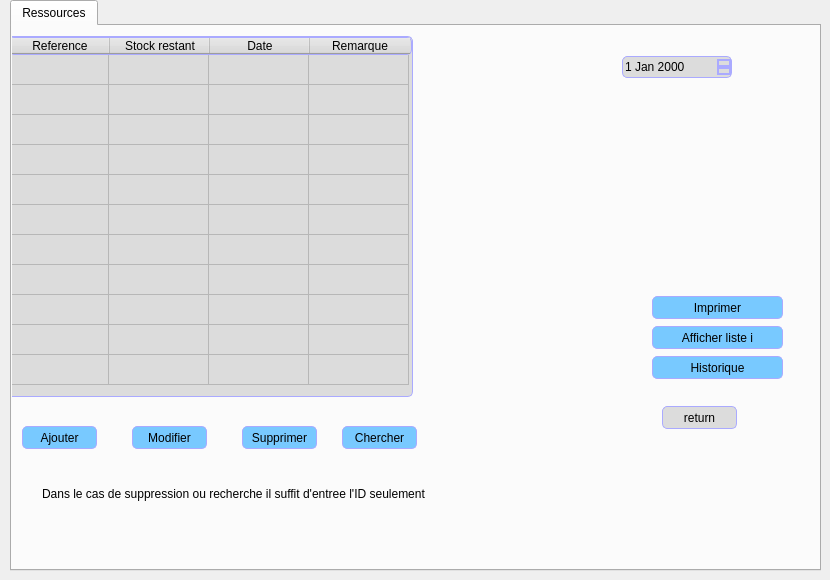
        <widget class="QWidget" name="page_24">
         <widget class="QTabWidget" name="tabWidget_18">
          <property name="geometry">
           <rect>
            <x>10</x>
            <y>0</y>
            <width>811</width>
            <height>571</height>
           </rect>
          </property>
          <property name="styleSheet">
           <string notr="true"/>
          </property>
          <widget class="QWidget" name="tab_21">
           <attribute name="title">
            <string>Ressources</string>
           </attribute>
           <widget class="QPushButton" name="pushButton_37">
            <property name="geometry">
             <rect>
              <x>650</x>
              <y>380</y>
              <width>75</width>
              <height>23</height>
             </rect>
            </property>
            <property name="styleSheet">
             <string notr="true">QPushButton:checked {
    background-color: qlineargradient(spread:pad, x1:0, y1:0, x2:0, y2:1,   stop:0 rgb(120, 201, 255), stop:1 rgb(120, 0, 255))
}

QPushButton:hover {

	
	background-color: rgb(255, 0, 0);
}
QPushButton {
    background-color: rgb(220,220,220);
 border: 1px solid black;
	border-color: rgb(170, 170, 255);
     border-radius: 5px;
}</string>
            </property>
            <property name="text">
             <string>return</string>
            </property>
           </widget>
           <widget class="QPushButton" name="pushButton_87">
            <property name="geometry">
             <rect>
              <x>10</x>
              <y>400</y>
              <width>75</width>
              <height>23</height>
             </rect>
            </property>
            <property name="styleSheet">
             <string notr="true">QPushButton:checked {
    background-color: qlineargradient(spread:pad, x1:0, y1:0, x2:0, y2:1,   stop:0 rgb(120, 201, 255), stop:1 rgb(120, 0, 255))
}

QPushButton:hover {

	background-color: rgb(170, 255, 255);
}
QPushButton {
     background-color: rgb(120, 201, 255); border: 1px solid black;
	border-color: rgb(170, 170, 255);
     border-radius: 5px;
}</string>
            </property>
            <property name="text">
             <string>Ajouter</string>
            </property>
           </widget>
           <widget class="QPushButton" name="pushButton_85">
            <property name="geometry">
             <rect>
              <x>230</x>
              <y>400</y>
              <width>75</width>
              <height>23</height>
             </rect>
            </property>
            <property name="styleSheet">
             <string notr="true">QPushButton:checked {
    background-color: qlineargradient(spread:pad, x1:0, y1:0, x2:0, y2:1,   stop:0 rgb(120, 201, 255), stop:1 rgb(120, 0, 255))
}

QPushButton:hover {

	background-color: rgb(170, 255, 255);
}
QPushButton {
     background-color: rgb(120, 201, 255); border: 1px solid black;
	border-color: rgb(170, 170, 255);
     border-radius: 5px;
}</string>
            </property>
            <property name="text">
             <string>Supprimer</string>
            </property>
           </widget>
           <widget class="QPushButton" name="pushButton_88">
            <property name="geometry">
             <rect>
              <x>120</x>
              <y>400</y>
              <width>75</width>
              <height>23</height>
             </rect>
            </property>
            <property name="styleSheet">
             <string notr="true">QPushButton:checked {
    background-color: qlineargradient(spread:pad, x1:0, y1:0, x2:0, y2:1,   stop:0 rgb(120, 201, 255), stop:1 rgb(120, 0, 255))
}

QPushButton:hover {

	background-color: rgb(170, 255, 255);
}
QPushButton {
     background-color: rgb(120, 201, 255); border: 1px solid black;
	border-color: rgb(170, 170, 255);
     border-radius: 5px;
}</string>
            </property>
            <property name="text">
             <string>Modifier</string>
            </property>
           </widget>
           <widget class="QPushButton" name="pushButton_89">
            <property name="geometry">
             <rect>
              <x>330</x>
              <y>400</y>
              <width>75</width>
              <height>23</height>
             </rect>
            </property>
            <property name="styleSheet">
             <string notr="true">QPushButton:checked {
    background-color: qlineargradient(spread:pad, x1:0, y1:0, x2:0, y2:1,   stop:0 rgb(120, 201, 255), stop:1 rgb(120, 0, 255))
}

QPushButton:hover {

	background-color: rgb(170, 255, 255);
}
QPushButton {
     background-color: rgb(120, 201, 255); border: 1px solid black;
	border-color: rgb(170, 170, 255);
     border-radius: 5px;
}</string>
            </property>
            <property name="text">
             <string>Chercher</string>
            </property>
           </widget>
           <widget class="QTableWidget" name="tableWidget_2">
            <property name="geometry">
             <rect>
              <x>-90</x>
              <y>10</y>
              <width>491</width>
              <height>361</height>
             </rect>
            </property>
            <property name="styleSheet">
             <string notr="true">background-color: rgb(220,220,220);
 border: 1px solid black;
	border-color: rgb(170, 170, 255);
     border-radius: 5px;</string>
            </property>
            <row>
             <property name="text">
              <string>Nouvelle ligne</string>
             </property>
            </row>
            <row>
             <property name="text">
              <string>Nouvelle ligne</string>
             </property>
            </row>
            <row>
             <property name="text">
              <string>Nouvelle ligne</string>
             </property>
            </row>
            <row>
             <property name="text">
              <string>Nouvelle ligne</string>
             </property>
            </row>
            <row>
             <property name="text">
              <string>Nouvelle ligne</string>
             </property>
            </row>
            <row>
             <property name="text">
              <string>Nouvelle ligne</string>
             </property>
            </row>
            <row>
             <property name="text">
              <string>Nouvelle ligne</string>
             </property>
            </row>
            <row>
             <property name="text">
              <string>Nouvelle ligne</string>
             </property>
            </row>
            <row>
             <property name="text">
              <string>Nouvelle ligne</string>
             </property>
            </row>
            <row>
             <property name="text">
              <string>Nouvelle ligne</string>
             </property>
            </row>
            <row>
             <property name="text">
              <string>Nouvelle ligne</string>
             </property>
            </row>
            <column>
             <property name="text">
              <string>Reference</string>
             </property>
            </column>
            <column>
             <property name="text">
              <string>Stock restant</string>
             </property>
            </column>
            <column>
             <property name="text">
              <string>Date</string>
             </property>
            </column>
            <column>
             <property name="text">
              <string>Remarque</string>
             </property>
            </column>
           </widget>
           <widget class="QPushButton" name="pushButton_83">
            <property name="geometry">
             <rect>
              <x>640</x>
              <y>270</y>
              <width>131</width>
              <height>23</height>
             </rect>
            </property>
            <property name="styleSheet">
             <string notr="true">QPushButton:checked {
    background-color: qlineargradient(spread:pad, x1:0, y1:0, x2:0, y2:1,   stop:0 rgb(120, 201, 255), stop:1 rgb(120, 0, 255))
}

QPushButton:hover {

	background-color: rgb(170, 255, 255);
}
QPushButton {
     background-color: rgb(120, 201, 255); border: 1px solid black;
	border-color: rgb(170, 170, 255);
     border-radius: 5px;
}</string>
            </property>
            <property name="text">
             <string>Imprimer</string>
            </property>
           </widget>
           <widget class="QDateEdit" name="dateEdit_6">
            <property name="geometry">
             <rect>
              <x>610</x>
              <y>30</y>
              <width>110</width>
              <height>22</height>
             </rect>
            </property>
            <property name="styleSheet">
             <string notr="true">QDateEdit
{
background-color: rgb(220,220,220);
 border: 1px solid black;
	border-color: rgb(170, 170, 255);
     border-radius: 5px;
}
QDateEdit:up-arrow
{
 border: 1px solid black;
	border-color: rgb(170, 170, 255);
     border-radius: 5px;
}
QDateEdit:down-arrow
{

border: 1px solid black;
	border-color: rgb(170, 170, 255);
     border-radius: 5px;

}
QDateEdit:up-button
{
 border: 1px solid black;
	border-color: rgb(170, 170, 255);
     border-radius: 5px;
}
QDateEdit:down-button
{
 border: 1px solid black;
	border-color: rgb(170, 170, 255);
     border-radius: 5px;
}</string>
            </property>
           </widget>
           <widget class="QPushButton" name="pushButton_84">
            <property name="geometry">
             <rect>
              <x>640</x>
              <y>300</y>
              <width>131</width>
              <height>23</height>
             </rect>
            </property>
            <property name="styleSheet">
             <string notr="true">QPushButton:checked {
    background-color: qlineargradient(spread:pad, x1:0, y1:0, x2:0, y2:1,   stop:0 rgb(120, 201, 255), stop:1 rgb(120, 0, 255))
}

QPushButton:hover {

	background-color: rgb(170, 255, 255);
}
QPushButton {
     background-color: rgb(120, 201, 255); border: 1px solid black;
	border-color: rgb(170, 170, 255);
     border-radius: 5px;
}</string>
            </property>
            <property name="text">
             <string>Afficher liste i</string>
            </property>
           </widget>
           <widget class="QPushButton" name="pushButton_90">
            <property name="geometry">
             <rect>
              <x>640</x>
              <y>330</y>
              <width>131</width>
              <height>23</height>
             </rect>
            </property>
            <property name="styleSheet">
             <string notr="true">QPushButton:checked {
    background-color: qlineargradient(spread:pad, x1:0, y1:0, x2:0, y2:1,   stop:0 rgb(120, 201, 255), stop:1 rgb(120, 0, 255))
}

QPushButton:hover {

	background-color: rgb(170, 255, 255);
}
QPushButton {
     background-color: rgb(120, 201, 255); border: 1px solid black;
	border-color: rgb(170, 170, 255);
     border-radius: 5px;
}</string>
            </property>
            <property name="text">
             <string>Historique</string>
            </property>
           </widget>
           <widget class="QLabel" name="label_42">
            <property name="geometry">
             <rect>
              <x>30</x>
              <y>460</y>
              <width>451</width>
              <height>16</height>
             </rect>
            </property>
            <property name="text">
             <string>Dans le cas de suppression ou recherche il suffit d'entree l'ID seulement</string>
            </property>
           </widget>
          </widget>
         </widget>
        </widget>
